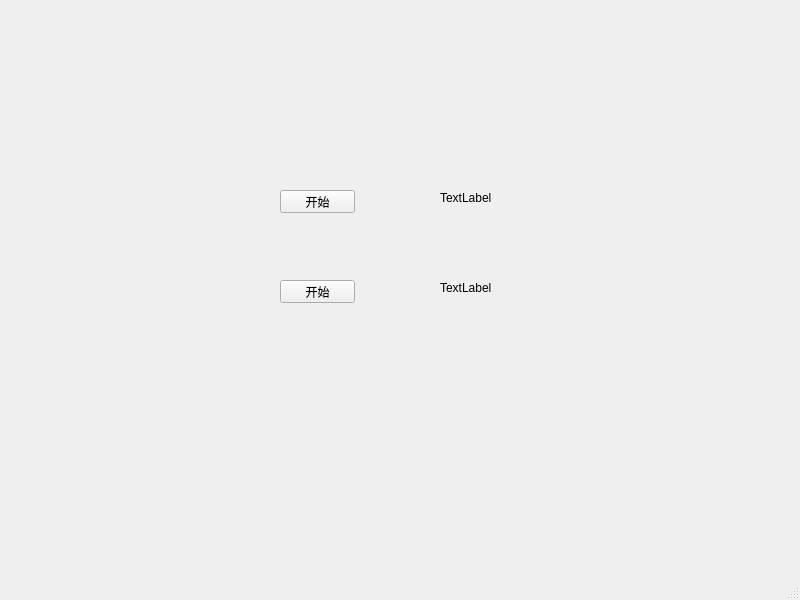
<?xml version="1.0" encoding="UTF-8"?>
<ui version="4.0">
 <class>MainWindow</class>
 <widget class="QMainWindow" name="MainWindow">
  <property name="geometry">
   <rect>
    <x>0</x>
    <y>0</y>
    <width>800</width>
    <height>600</height>
   </rect>
  </property>
  <property name="windowTitle">
   <string>MainWindow</string>
  </property>
  <widget class="QWidget" name="centralwidget">
   <widget class="QPushButton" name="loopBtn">
    <property name="geometry">
     <rect>
      <x>280</x>
      <y>190</y>
      <width>75</width>
      <height>23</height>
     </rect>
    </property>
    <property name="text">
     <string>开始</string>
    </property>
   </widget>
   <widget class="QLabel" name="curTime">
    <property name="geometry">
     <rect>
      <x>440</x>
      <y>190</y>
      <width>81</width>
      <height>16</height>
     </rect>
    </property>
    <property name="text">
     <string>TextLabel</string>
    </property>
   </widget>
   <widget class="QLabel" name="onceTime">
    <property name="geometry">
     <rect>
      <x>440</x>
      <y>280</y>
      <width>81</width>
      <height>16</height>
     </rect>
    </property>
    <property name="text">
     <string>TextLabel</string>
    </property>
   </widget>
   <widget class="QPushButton" name="onceBtn">
    <property name="geometry">
     <rect>
      <x>280</x>
      <y>280</y>
      <width>75</width>
      <height>23</height>
     </rect>
    </property>
    <property name="text">
     <string>开始</string>
    </property>
   </widget>
  </widget>
  <widget class="QMenuBar" name="menubar">
   <property name="geometry">
    <rect>
     <x>0</x>
     <y>0</y>
     <width>800</width>
     <height>23</height>
    </rect>
   </property>
  </widget>
  <widget class="QStatusBar" name="statusbar"/>
 </widget>
 <resources/>
 <connections/>
</ui>
